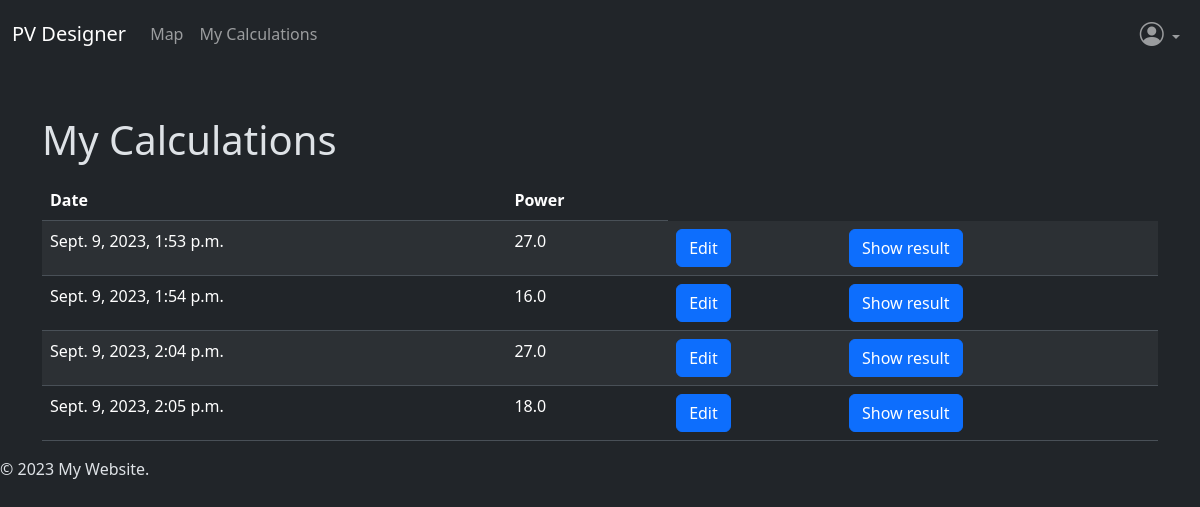
Page /calculations/ (signed in) on the committed database.
### web_pv_designer/models.py (models this page shows, shortened)
class SolarPVCalculator(models.Model):
    user = models.ForeignKey(CustomUser, on_delete=models.CASCADE, null=True)
    installed_peak_power = models.FloatField()
    system_loss = models.FloatField()
    mounting_position = models.CharField(max_length=20, choices=(
        ('option1', 'Free standing'),
        ('option2', 'Roof added'),
    ))
    slope = models.FloatField()
    azimuth = models.FloatField()
    optimize_slope = models.BooleanField(default=False)
    optimize_slope_and_azimuth = models.BooleanField(default=False)
    pv_electricity_price = models.BooleanField(default=False)
    pv_system_cost = models.FloatField(blank=True, null=True)
    interest = models.FloatField(blank=True, null=True)
    lifetime = models.IntegerField(blank=True, null=True)
    latitude = models.FloatField(blank=True, null=True)
    longitude = models.FloatField(blank=True, null=True)
    created_at = models.DateTimeField(auto_now_add=True)
    map_data = models.ForeignKey(MapData, on_delete=models.CASCADE, null=True)

### web_pv_designer/views.py (the view)
# urls.py: path('calculations/', views.calculations_list, name='calculations'),
def calculations_list(request):
    records = SolarPVCalculator.objects.filter(user=request.user)
    context = {'records': records}
    return render(request, 'user_calculations.html', context)

### web_pv_designer/templates/user_calculations.html
{% extends 'base.html' %}
{% block content %}
    <div class="container mt-5">
        <h1>My Calculations</h1>
        <table class="table table-striped mt-3">
            <thead>
            <tr>
                <th>Date</th>
                <th>Power</th>
            </tr>
            </thead>
            <tbody>
            {% for record in records %}
                <tr>
                    <td>{{ record.created_at }}</td>
                    <td>{{ record.installed_peak_power }}</td>
                    <td><a href="{% url 'map' %}?record_id={{ record.map_data.id }}" class="btn btn-primary">Edit</a></td>
                    <td><a href="{% url 'get_pdf_result' %}?calculation_id={{ record.id }}" class="btn btn-primary">Show result</a></td>
                </tr>
            {% endfor %}
            </tbody>
        </table>
    </div>
{% endblock %}

### rows in the picture
SolarPVCalculator: created_at "Sept. 9, 2023, 1:53 p.m.", installed_peak_power "27.0"
SolarPVCalculator: created_at "Sept. 9, 2023, 1:54 p.m.", installed_peak_power "16.0"
SolarPVCalculator: created_at "Sept. 9, 2023, 2:04 p.m.", installed_peak_power "27.0"
SolarPVCalculator: created_at "Sept. 9, 2023, 2:05 p.m.", installed_peak_power "18.0"
